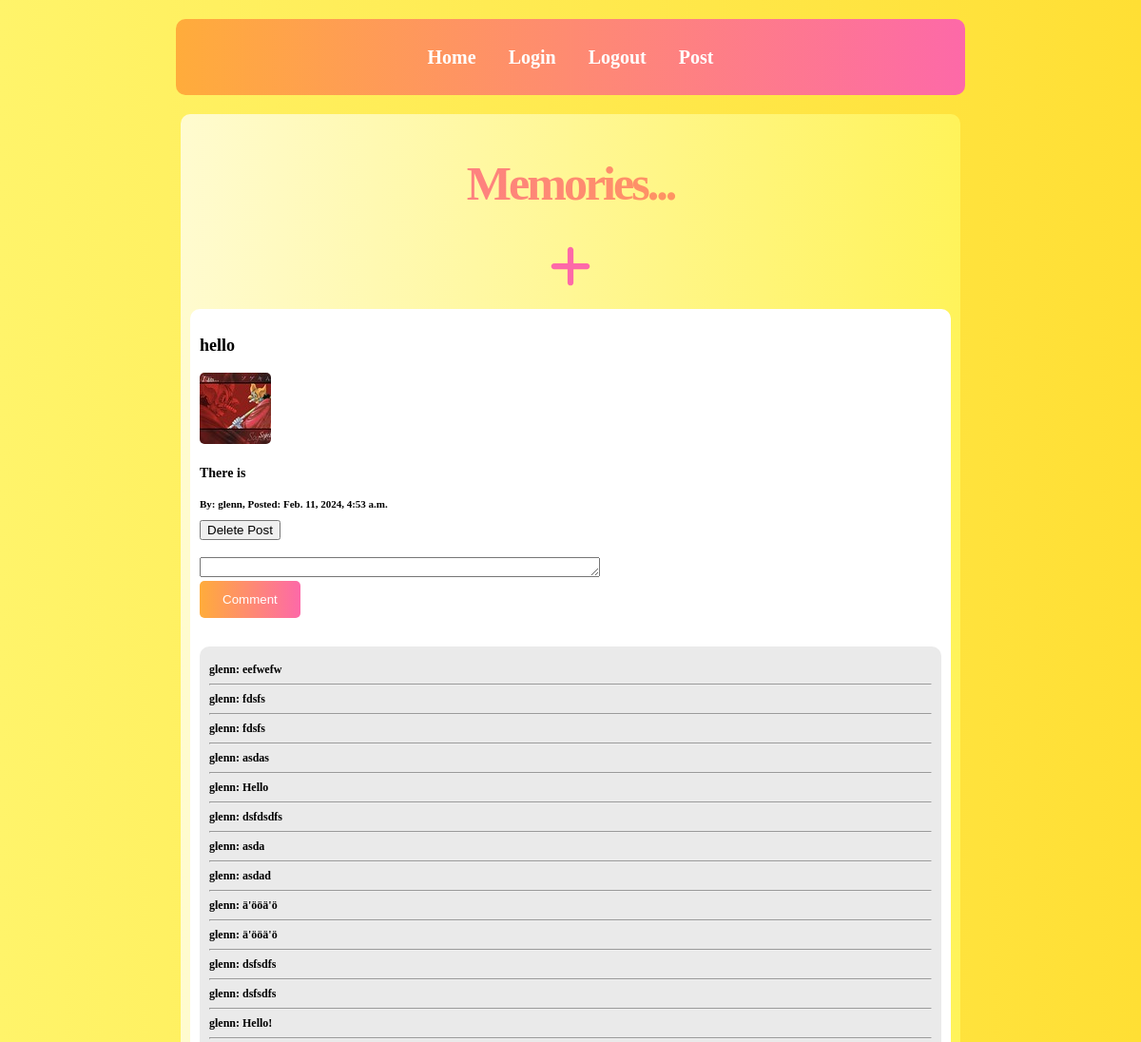
Page / (signed in, upper part) on the earlier database version.
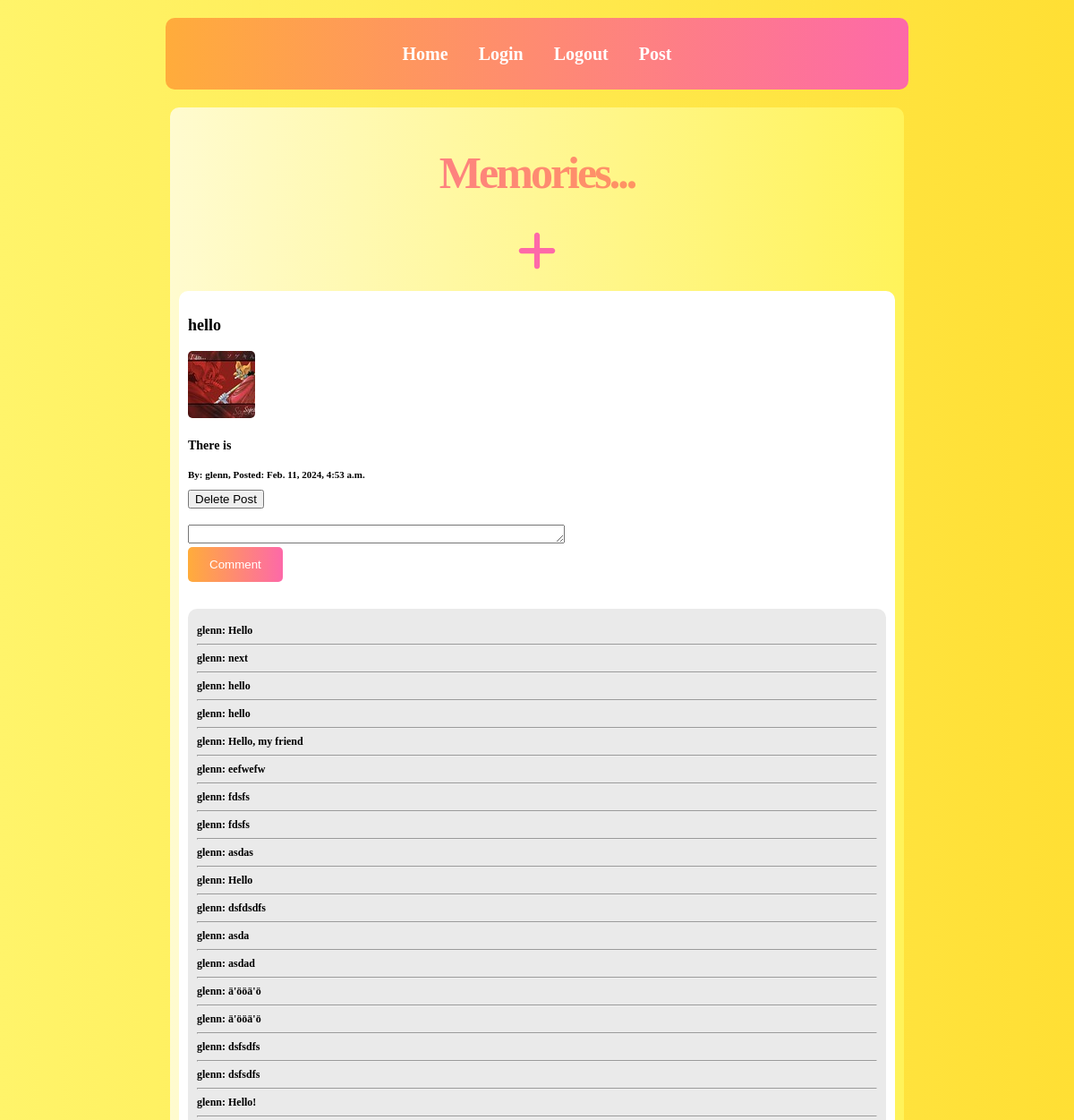
Same page on the later database version.
### blog_app/models.py (models this page shows, shortened)
class Post(models.Model):
    title = models.CharField(max_length=255)
    content = models.TextField()
    image = models.ImageField(upload_to='post_images/', blank=True, null=True)
    created_on = models.DateTimeField(auto_now_add=True)
    last_modified = models.DateTimeField(auto_now=True)
    categories = models.ManyToManyField("PostCategory", related_name="posts")
    user = models.ForeignKey(User, on_delete=models.CASCADE, default=1)

class Comment(models.Model):
    post = models.ForeignKey(
        Post, on_delete=models.CASCADE, related_name='comments', null=True
    )
    user = models.ForeignKey(
        User, on_delete=models.CASCADE
    )
    text = models.TextField()

### blog_app/views.py (the view)
# urls.py: path('', views.home, name='home'),
def home(request):
    posts = Post.objects.all().order_by('-created_on')
    delete_form = PostDeleteForm()
    if request.method == 'POST':
        if 'delete' in request.POST:
            post_id_to_delete = request.POST.get('post_id_to_delete')
            post_instance = get_object_or_404(Post, id=post_id_to_delete)
            post_instance.delete_post()
            return redirect('home')
    context = {
        "posts": posts,
        "delete_form": delete_form,
    }
    return render(request, "blog_app/home.html", context)

### blog_app/forms.py
class PostDeleteForm(forms.Form):
    confirm = forms.BooleanField(
        required=True,
        widget=forms.CheckboxInput(attrs={'class': 'form-check-input'}),
    )

### blog_app/templates/blog_app/home.html (shortened to what this page needs)
{% extends 'blog_app/base.html' %}
{% load static %}
{% block page_content %}
    <div class="post-container">
        <h1>Memories...</h1>
        {% if user_needs_login %}
            <p>You need to be logged in to create a new post. <a href="{% url 'user_login' %}">Login here</a>.</p>
        {% else %}
            <a href="{% url 'post' %}" class="plus-link">
                <img src="{% static 'blog_app/icons/plus-solid.svg' %}" alt="Plus Icon" class="plus-icon-link">
            </a>
        {% endif %}
        {% for post in posts %}
            <div class="post-card">
                <h3>{{ post.title }}</h3>
                <div class="post-card-img">
                    {% if post.image %}
                        <img class="post-card-img" src="{{ post.image.url }}" alt="{{ post.title }}">
                    {% endif %}
                </div>
                <div class="post-description">
                    <h4>{{ post.content }}</h4>
                </div>
                <p class="img-info-text">By: {{ post.user.username }}, Posted: {{ post.created_on }}</p>
                {% if user.is_authenticated and post.user == user %}
                    <form method="post" action="{% url 'delete_post' post.id %}">
                        <button class="delete-button" type="submit">Delete Post</button>
                    </form>
                {% endif %}
                {% if user.is_authenticated %}
                    <form method="post" action="{% url 'comment' post.id %}" class="commentForm">
                        <br>
                        <textarea name="text" id="id_content" rows="1" cols="50" required></textarea>
                        <br>
                        <button class="button" type="submit">Comment</button>
                    </form>
                {% else %}
                    <p><a href="{% url 'user_login' %}">Login</a> to leave a comment.</p>
                {% endif %}
                <div class="comments-display">
                    {% for comment in post.comments.all|slice:"::-1" %}
                        <div class="comment-item">
                            <p>{{ comment.user.username }}: {{ comment.text }}</p>
                            <hr class="comment-divider">
                        </div>
                    {% endfor %}
                </div>
            </div>
        {% endfor %}
    </div>
{% endblock page_content %}

Differences in the rows shown:
added Comment: user.username "glenn", text "Hello"
added Comment: user.username "glenn", text "next"
added Comment: user.username "glenn", text "hello"
added Comment: user.username "glenn", text "hello"
added Comment: user.username "glenn", text "Hello, my friend"
